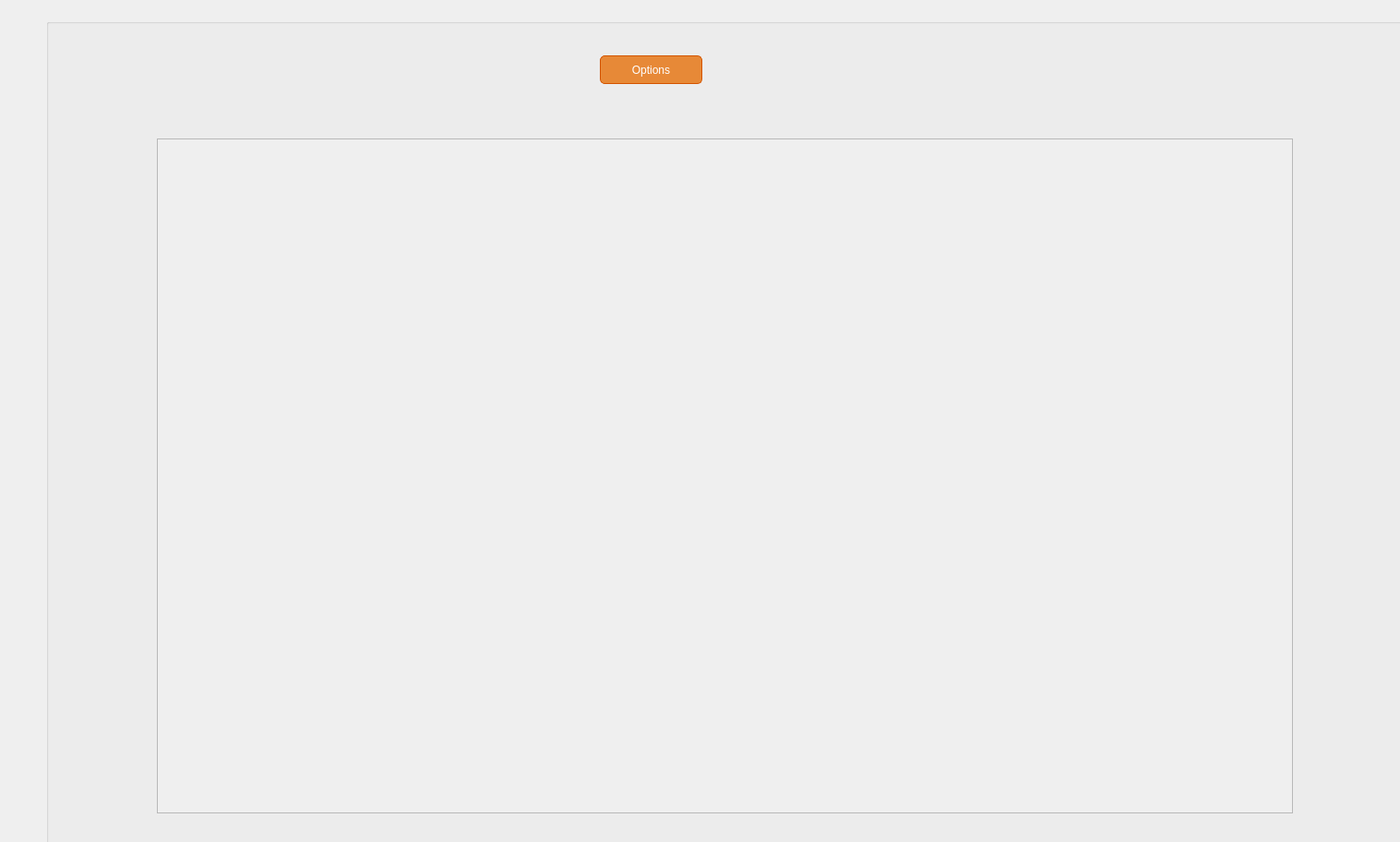
<?xml version="1.0" encoding="UTF-8"?>
<ui version="4.0">
 <class>recorder</class>
 <widget class="QDialog" name="recorder">
  <property name="geometry">
   <rect>
    <x>0</x>
    <y>0</y>
    <width>1517</width>
    <height>912</height>
   </rect>
  </property>
  <property name="windowTitle">
   <string>Dialog</string>
  </property>
  <widget class="QGroupBox" name="groupBox">
   <property name="geometry">
    <rect>
     <x>50</x>
     <y>20</y>
     <width>1510</width>
     <height>900</height>
    </rect>
   </property>
   <property name="styleSheet">
    <string notr="true">/* styles.qss */

* {
    font-family: &quot;Playfair Display&quot;, serif; /* Fallback to generic serif font if Playfair Display is not available */
    color: black;
}
/* Style for QStackedWidget */
QStackedWidget {
    background-color: rgba(255, 255, 255, 0.9); /* Slightly transparent white background */
}


/* Style for QGroupBox */


/* Style for QLineEdit (input box) */
QLineEdit {
    background-color: rgba(230, 126, 34, 0.9); /* Slightly transparent orange background */
    border: 1px solid #d35400; /* Change to a darker orange color */
    border-radius: 5px;
    padding: 5px;
    color: white;
}

/* Style for QComboBox */
QComboBox {
    background-color: rgba(230, 126, 34, 0.9); /* Slightly transparent orange background */
    border: 1px solid #d35400; /* Change to a darker orange color */
    border-radius: 5px;
    padding: 5px;
    color: white;
}

QComboBox QAbstractItemView {
    background-color: #ffffff;
    color: black;
}

/* Style for QDateEdit */
QDateEdit {
    background-color: rgba(230, 126, 34, 0.9); /* Slightly transparent orange background */
    border: 1px solid #d35400; /* Change to a darker orange color */
    border-radius: 5px;
    padding: 5px;
    color: white;
}

/* Style for QLabel */
QLabel {
    color: #e67e22; /* Change to a bright orange color */
    font-size: 16px;
    font-weight: bold;
    margin: 5px;
}

/* Style for QPushButton */
QPushButton {
    background-color: rgba(230, 126, 34, 0.9); /* Slightly transparent orange background */
    border: 1px solid #d35400; /* Change to a darker orange color */
    border-radius: 5px;
    padding: 5px 10px;
    color: white;
}

/* Additional styling for better appearance */
QPushButton:hover {
    background-color: #d35400; /* Darker orange color on hover */
}

QPushButton:pressed {
    background-color: #a04000; /* Even darker orange color on press */
}

/* Style for QTableView */
QTableView {
    background-color: rgba(255, 255, 255, 0.8); /* Slightly transparent white background */
    border: 5px solid #e67e22; /* Creative thick orange border */
    border-radius: 15px; /* Rounded corners for a more creative look */
    selection-background-color: #e67e22; /* Change to a bright orange color */
}

/* Style for QHeaderView */
QHeaderView::section {
    background-color: rgba(230, 126, 34, 0.9); /* Slightly transparent orange background */
    color: white;
    padding: 5px;
    border: 1px solid #d35400; /* Change to a darker orange color */
    border-radius: 5px;
}

/* Style for QTableWidgetItem */
QTableView QTableWidget::item {
    background-color: rgba(255, 255, 255, 0.8); /* Slightly transparent white background */
    color: black;
    padding: 5px;
}

QTableView QTableWidget::item:selected {
    background-color: rgba(230, 126, 34, 0.9); /* Slightly transparent orange background */
    color: white;
}

QTableView QTableWidget::item:alternate {
    background-color: #ecf0f1;
    color: black;
}

/* Style for QTabWidget */
QTabWidget {
    background-color: #ffffff; /* Set background color for the tab widget */
}

/* Style for QTabBar */
QTabBar {
    background-color: #e67e22; /* Set the background color for the tab bar */
}

/* Style for selected tab */
QTabBar::tab:selected {
    background-color: #d35400; /* Darker orange color for the selected tab */
    color: white; /* Text color for the selected tab */
    border: 2px solid #a04000; /* Border style for the selected tab */
    border-bottom: none; /* Remove bottom border to create a top border effect */
}

/* Style for unselected tabs */
QTabBar::tab {
    background-color: #e67e22; /* Default background color for tabs */
    color: white; /* Default text color for tabs */
    border: 2px solid #d35400; /* Default border style for tabs */
    border-bottom: none; /* Remove bottom border to create a top border effect */
}

/* Style for unselected tabs on hover */
QTabBar::tab:hover {
    background-color: #d35400; /* Darker orange color on hover for unselected tabs */
}
</string>
   </property>
   <property name="title">
    <string/>
   </property>
   <widget class="QPushButton" name="OptionPushButton">
    <property name="geometry">
     <rect>
      <x>600</x>
      <y>40</y>
      <width>111</width>
      <height>31</height>
     </rect>
    </property>
    <property name="styleSheet">
     <string notr="true"/>
    </property>
    <property name="text">
     <string>Options</string>
    </property>
   </widget>
   <widget class="QScrollArea" name="scrollArea">
    <property name="geometry">
     <rect>
      <x>120</x>
      <y>130</y>
      <width>1231</width>
      <height>731</height>
     </rect>
    </property>
    <property name="widgetResizable">
     <bool>true</bool>
    </property>
    <widget class="QWidget" name="scrollAreaWidgetContents">
     <property name="geometry">
      <rect>
       <x>0</x>
       <y>0</y>
       <width>1229</width>
       <height>729</height>
      </rect>
     </property>
    </widget>
   </widget>
  </widget>
 </widget>
 <resources/>
 <connections/>
</ui>
